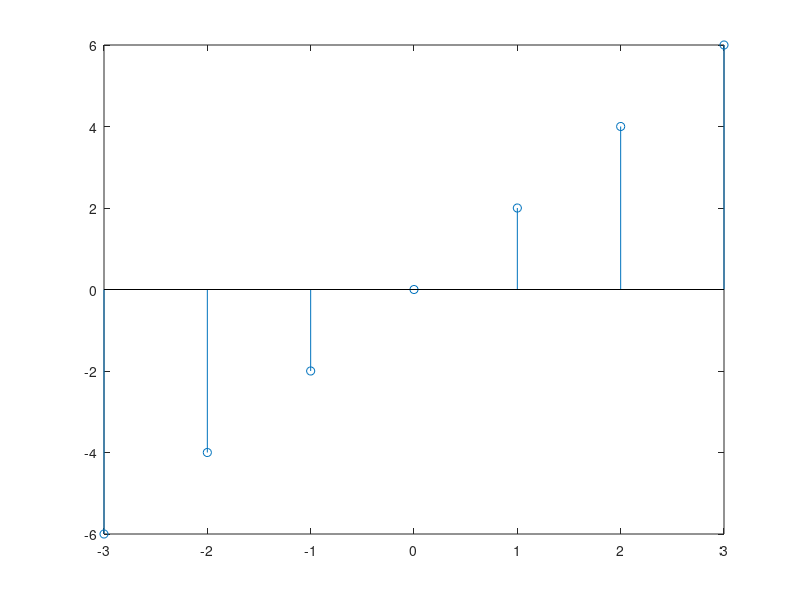
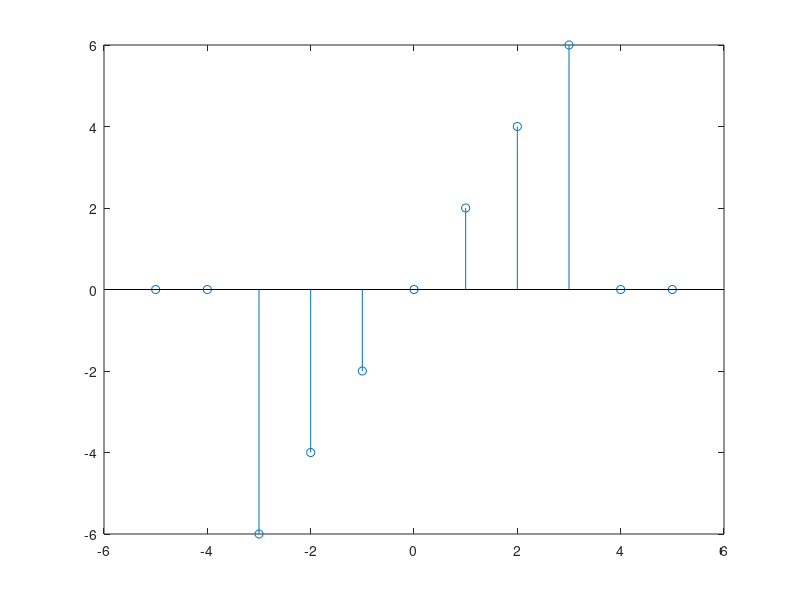
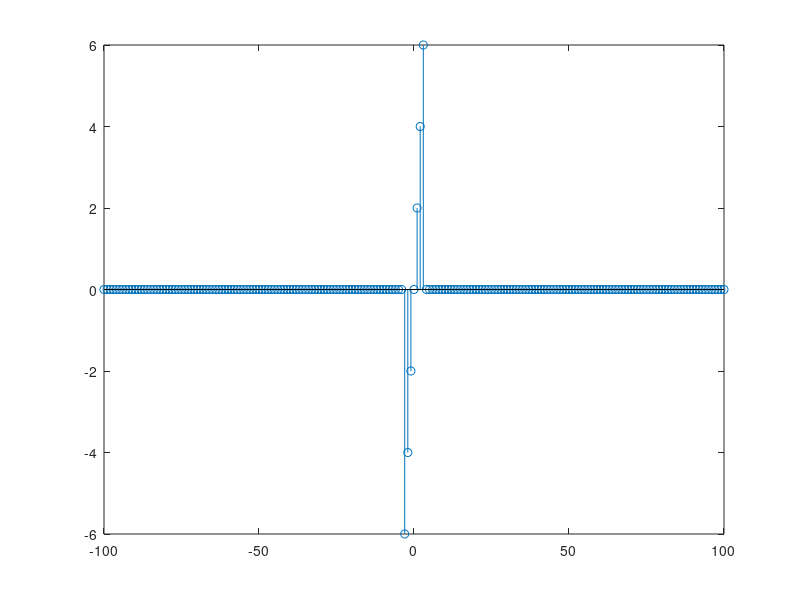

MATLAB code to generate these figures, in order:
%% Ejercicio 1

figure;
n=[-3:3];
x=2*n;
stem(n,x);

figure;
n=[-5:5];
x=[0 0 x 0 0];
stem(n,x);

figure;
n=[-100:100];
x=[zeros(1,95) x zeros(1,95)];
stem(n,x);
